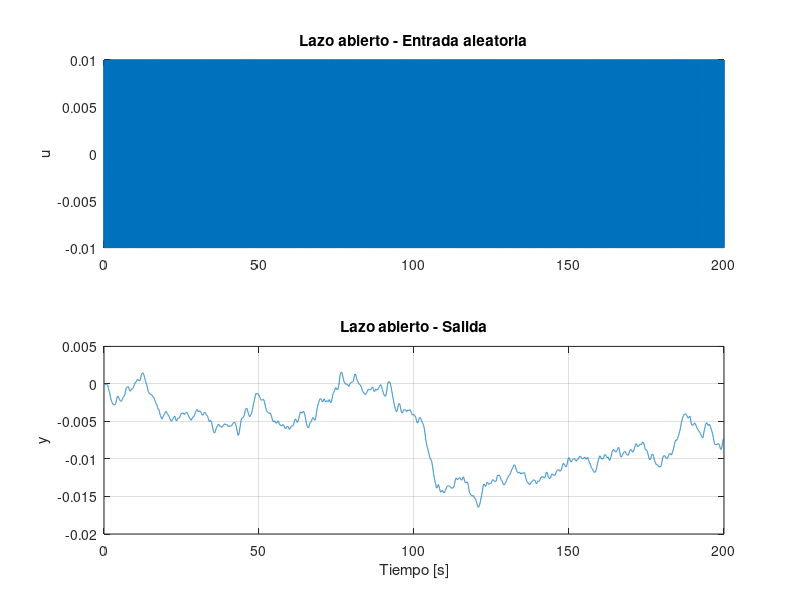

Recreate this plot in MATLAB. (Note: this script raises an error after producing the figure.)
clear; clc; close all;

%% IDENTIFICACION NO PARAMETRICA
% MODELO AUMENTADO DE CUARTO ORDEN
% Correlacion (tipo Pablo), ETFE y Welch

%% PARAMETROS
m = 33/1000;
b = 0.15;
g = 9.8;

fs = 50;
Ts = 1/fs;

%% MODELO LINEALIZADO DE CUARTO ORDEN

A = [0  1       0          0;
     0 -b/m     g          0;
     0  0       0          1;
     0  0     -33.1549   -9.736];

B = [0;
     0;
     0;
     11.4345];

C = [1 0 0 0];
D = 0;

sys_c = ss(A,B,C,D);

% Discretizacion
sys_or_d = c2d(sys_c,Ts,'zoh');

disp('Planta continua de cuarto orden:')
G = tf(sys_c)

disp('Planta discreta:')
Gd = tf(sys_or_d)

%% CONTROLADOR PROPORCIONAL
kp = 2;

%% EXCITACION ALEATORIA
n = 10000;
t = (0:n-1)'*Ts;

amplitud = 0.01;

rng(1);
u = amplitud*sign(randn(n,1));

%% IDENTIFICACION EN LAZO ABIERTO
u_LA = u;
y_LA = lsim(sys_or_d,u_LA,t);

% Eliminar medias
u_LA_id = detrend(u_LA,0);
y_LA_id = detrend(y_LA,0);

%% SEÑALES TEMPORALES LA

figure;

subplot(2,1,1)
plot(t,u_LA)
grid on
ylabel('u')
title('Lazo abierto - Entrada aleatoria')

subplot(2,1,2)
plot(t,y_LA)
grid on
xlabel('Tiempo [s]')
ylabel('y')
title('Lazo abierto - Salida')

%% CORRELACION TIPO PABLO - Lazo Abierto
m_lags = 1600;

Rcov_LA = covf([y_LA_id u_LA_id],m_lags+1);

h_LA = Rcov_LA(2,:)'/Rcov_LA(4,1);

%% CORRELACIONES PARA GRAFICAR - Lazo Abierto
[~,Rcra_LA,~] = cra([y_LA_id,u_LA_id],m_lags,20,0);

lags_LA = Rcra_LA(:,1);
tau_LA = lags_LA*Ts;

Ryy_LA = Rcra_LA(:,2);
Ruu_LA = Rcra_LA(:,3);
Ryu_LA = Rcra_LA(:,4);

Ryy_LA_n = Ryy_LA/max(abs(Ryy_LA));
Ruu_LA_n = Ruu_LA/max(abs(Ruu_LA));
Ryu_LA_n = Ryu_LA/max(abs(Ryu_LA));

figure;
plot(tau_LA,Ryy_LA_n,'LineWidth',1.5)
hold on
plot(tau_LA,Ruu_LA_n,'LineWidth',1.5)
plot(tau_LA,Ryu_LA_n,'LineWidth',1.5)
xline(0,'--')
grid on

xlabel('Retardo [s]')
ylabel('Correlacion normalizada')
legend('Ryy','Ruu','Ryu')
title('Correlaciones - Lazo abierto')

%% CORRELACION -> FRECUENCIA Lazo Abierto

Nfft = 2048;

Hcor_LA_fft = fft(h_LA,Nfft);

Npos = floor(Nfft/2)+1;

Hcor_LA_fft = Hcor_LA_fft(1:Npos);

Omega = (0:Npos-1)'*2*pi/Nfft;
w_cor = Omega/Ts;

% Eliminar continua
Hcor_LA_fft = Hcor_LA_fft(2:end);
w_cor = w_cor(2:end);

Hcor_LA = frd(Hcor_LA_fft,w_cor);

%% ETFE Lazo Abierto
datos_LA = iddata(y_LA_id,u_LA_id,Ts);
Hetfe_LA = etfe(datos_LA);

%% WELCH Lazo Abierto
Lventana = 512;
ventana = hann(Lventana);
solapamiento = floor(Lventana/2);

[Puu_LA,f] = pwelch(u_LA_id,ventana,solapamiento,Nfft,fs);

[Puy_LA,~] = cpsd(u_LA_id,y_LA_id,ventana,solapamiento,Nfft,fs);

Hwelch_LA_val = Puy_LA./Puu_LA;

w_welch_LA = 2*pi*f;

Hwelch_LA_val = Hwelch_LA_val(2:end);
w_welch_LA = w_welch_LA(2:end);

Hwelch_LA = frd(Hwelch_LA_val,w_welch_LA);

%% COHERENCIA Lazo Abierto

[C_LA,f_coh] = mscohere(u_LA_id,y_LA_id,ventana,solapamiento,Nfft,fs);

w_coh = 2*pi*f_coh;

%% SIMULACION EN LAZO CERRADO
% Transferencia r -> y
T_ry = feedback(kp*sys_or_d,1);

% Transferencia r -> u
T_ru = feedback(kp,sys_or_d);

% Misma excitacion que Lazo Abierto
r = u;

y_LC = lsim(T_ry,r,t);
u_LC = lsim(T_ru,r,t);

% Comprobacion
u_check = kp*(r-y_LC);

fprintf('Error maximo LC: %.3e\n',max(abs(u_LC-u_check)));

%% SEÑALES TEMPORALES Lazo Cerrado

figure;

subplot(3,1,1)
plot(t,r)
grid on
ylabel('r')
title('Referencia - Lazo cerrado')

subplot(3,1,2)
plot(t,u_LC)
grid on
ylabel('u')
title('Accion de control')

subplot(3,1,3)
plot(t,y_LC)
grid on
xlabel('Tiempo [s]')
ylabel('y')
title('Salida - Lazo cerrado')

%% IDENTIFICACION DE G CON DATOS EN Lazo Cerrado
u_LC_id = detrend(u_LC,0);
y_LC_id = detrend(y_LC,0);

%% CORRELACION TIPO PABLO - Lazo Cerrado

Rcov_LC = covf([y_LC_id u_LC_id],m_lags+1);

h_LC = Rcov_LC(2,:)'/Rcov_LC(4,1);

%% CORRELACIONES PARA GRAFICAR - Lazo Cerrado

[~,Rcra_LC,~] = cra([y_LC_id,u_LC_id],m_lags,20,0);

lags_LC = Rcra_LC(:,1);
tau_LC = lags_LC*Ts;

Ryy_LC = Rcra_LC(:,2);
Ruu_LC = Rcra_LC(:,3);
Ryu_LC = Rcra_LC(:,4);

Ryy_LC_n = Ryy_LC/max(abs(Ryy_LC));
Ruu_LC_n = Ruu_LC/max(abs(Ruu_LC));
Ryu_LC_n = Ryu_LC/max(abs(Ryu_LC));

figure;
plot(tau_LC,Ryy_LC_n,'LineWidth',1.5)
hold on
plot(tau_LC,Ruu_LC_n,'LineWidth',1.5)
plot(tau_LC,Ryu_LC_n,'LineWidth',1.5)
xline(0,'--')
grid on

xlabel('Retardo [s]')
ylabel('Correlacion normalizada')
legend('Ryy','Ruu','Ryu')
title('Correlaciones - Lazo cerrado')

%% CORRELACION -> FRECUENCIA Lazo Cerrado
Hcor_LC_fft = fft(h_LC,Nfft);

Hcor_LC_fft = Hcor_LC_fft(1:Npos);
Hcor_LC_fft = Hcor_LC_fft(2:end);

Hcor_LC = frd(Hcor_LC_fft,w_cor);

%% ETFE Lazo Cerrado
datos_LC = iddata(y_LC_id,u_LC_id,Ts);
Hetfe_LC = etfe(datos_LC);

%% WELCH Lazo Cerrado

[Puu_LC,f] = pwelch(u_LC_id,ventana,solapamiento,Nfft,fs);

[Puy_LC,~] = cpsd(u_LC_id,y_LC_id,ventana,solapamiento,Nfft,fs);

Hwelch_LC_val = Puy_LC./Puu_LC;

w_welch_LC = 2*pi*f;

Hwelch_LC_val = Hwelch_LC_val(2:end);
w_welch_LC = w_welch_LC(2:end);

Hwelch_LC = frd(Hwelch_LC_val,w_welch_LC);

%% COHERENCIA Lazo Cerrado

[C_LC,f_coh_LC] = mscohere(u_LC_id,y_LC_id,ventana,solapamiento,Nfft,fs);

w_coh_LC = 2*pi*f_coh_LC;

%% COMPARACION DE COHERENCIA

figure;

semilogx(w_coh(2:end),C_LA(2:end),'LineWidth',1.5)
hold on
semilogx(w_coh_LC(2:end),C_LC(2:end),'LineWidth',1.5)

grid on
xlabel('Frecuencia [rad/s]')
ylabel('Coherencia')
ylim([0 1.05])
xlim([0.1 100])

legend('Lazo abierto','Lazo cerrado')
title('Comparacion de coherencia')

%% IDENTIFICACION DE T = r -> y
r_id = detrend(r,0);

datos_T = iddata(y_LC_id,r_id,Ts);
Hetfe_T = etfe(datos_T);

%% WELCH r -> y

[Prr,f_T] = pwelch(r_id,ventana,solapamiento,Nfft,fs);

[Pry,~] = cpsd(r_id,y_LC_id,ventana,solapamiento,Nfft,fs);

Hwelch_T_val = Pry./Prr;

w_T = 2*pi*f_T;

Hwelch_T_val = Hwelch_T_val(2:end);
w_T = w_T(2:end);

Hwelch_T = frd(Hwelch_T_val,w_T);

%% GRAFICOS COMPARATIVOS
wmin = 0.1;
wmax = 100;

wplot = logspace(log10(wmin),log10(wmax),1000)';

%% G REAL VS IDENTIFICACION Lazo Abierto

G_w = squeeze(freqresp(sys_or_d,wplot));

ETFE_LA_w = squeeze(freqresp(Hetfe_LA,wplot));
Welch_LA_w = squeeze(freqresp(Hwelch_LA,wplot));
Cor_LA_w = squeeze(freqresp(Hcor_LA,wplot));

figure;

subplot(2,1,1)

semilogx(wplot,20*log10(abs(G_w)),'LineWidth',2)
hold on
semilogx(wplot,20*log10(abs(ETFE_LA_w)))
semilogx(wplot,20*log10(abs(Welch_LA_w)))
semilogx(wplot,20*log10(abs(Cor_LA_w)))

grid on
ylabel('Magnitud [dB]')
legend('G real','ETFE','Welch','Correlacion')
title('Planta de cuarto orden - Lazo abierto')

subplot(2,1,2)

semilogx(wplot,unwrap(angle(G_w))*180/pi,'LineWidth',2)
hold on
semilogx(wplot,unwrap(angle(ETFE_LA_w))*180/pi)
semilogx(wplot,unwrap(angle(Welch_LA_w))*180/pi)
semilogx(wplot,unwrap(angle(Cor_LA_w))*180/pi)

grid on
xlabel('Frecuencia [rad/s]')
ylabel('Fase [grados]')

%% G REAL VS IDENTIFICACION CON DATOS Lazo Cerrado

ETFE_LC_w = squeeze(freqresp(Hetfe_LC,wplot));
Welch_LC_w = squeeze(freqresp(Hwelch_LC,wplot));
Cor_LC_w = squeeze(freqresp(Hcor_LC,wplot));

figure;

subplot(2,1,1)

semilogx(wplot,20*log10(abs(G_w)),'LineWidth',2)
hold on
semilogx(wplot,20*log10(abs(ETFE_LC_w)))
semilogx(wplot,20*log10(abs(Welch_LC_w)))
semilogx(wplot,20*log10(abs(Cor_LC_w)))

grid on
ylabel('Magnitud [dB]')
legend('G real','ETFE','Welch','Correlacion')
title('Planta de cuarto orden - Datos LC')

subplot(2,1,2)

semilogx(wplot,unwrap(angle(G_w))*180/pi,'LineWidth',2)
hold on
semilogx(wplot,unwrap(angle(ETFE_LC_w))*180/pi)
semilogx(wplot,unwrap(angle(Welch_LC_w))*180/pi)
semilogx(wplot,unwrap(angle(Cor_LC_w))*180/pi)

grid on
xlabel('Frecuencia [rad/s]')
ylabel('Fase [grados]')

%% TRANSFERENCIA T = r -> y

T_w = squeeze(freqresp(T_ry,wplot));

ETFE_T_w = squeeze(freqresp(Hetfe_T,wplot));
Welch_T_w = squeeze(freqresp(Hwelch_T,wplot));

figure;

subplot(2,1,1)

semilogx(wplot,20*log10(abs(T_w)),'LineWidth',2)
hold on
semilogx(wplot,20*log10(abs(ETFE_T_w)))
semilogx(wplot,20*log10(abs(Welch_T_w)))

grid on
ylabel('Magnitud [dB]')
legend('T real','ETFE','Welch')
title('Transferencia r -> y - Cuarto orden')

subplot(2,1,2)

semilogx(wplot,unwrap(angle(T_w))*180/pi,'LineWidth',2)
hold on
semilogx(wplot,unwrap(angle(ETFE_T_w))*180/pi)
semilogx(wplot,unwrap(angle(Welch_T_w))*180/pi)

grid on
xlabel('Frecuencia [rad/s]')
ylabel('Fase [grados]')
